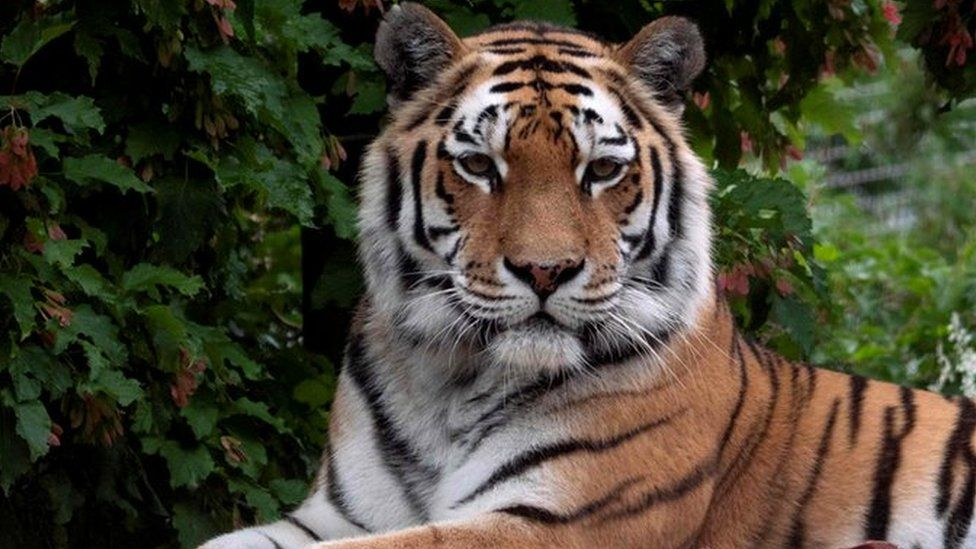
#> input picture OpenCV programs/tiger.jpg, 976 x 549 px
$ python 'Apply Thresholding to an image.py'
#> lines starting #> are read from the running program, lines starting #| are printed output that depends on the picture; after the words box and inside, x2 and y2 are one past the last pixel; in counts of white or black regions, pixels touching at a corner belong together
import cv2
img = cv2.imread("tiger.jpg")
#> img is the input picture: shape (549, 976, 3); mean B, G, R 53.6, 69.4, 73.5
grayImg = cv2.cvtColor(img,cv2.COLOR_BGR2GRAY)
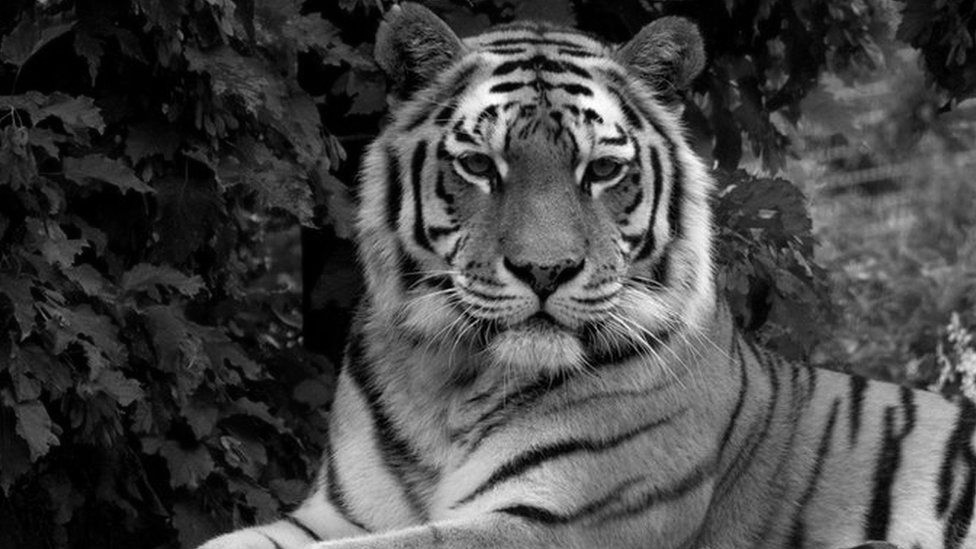
#> grayImg: shape (549, 976); min 0, max 255, mean 68.8
thresImg = cv2.threshold(grayImg,80,255,cv2.THRESH_BINARY)[1]
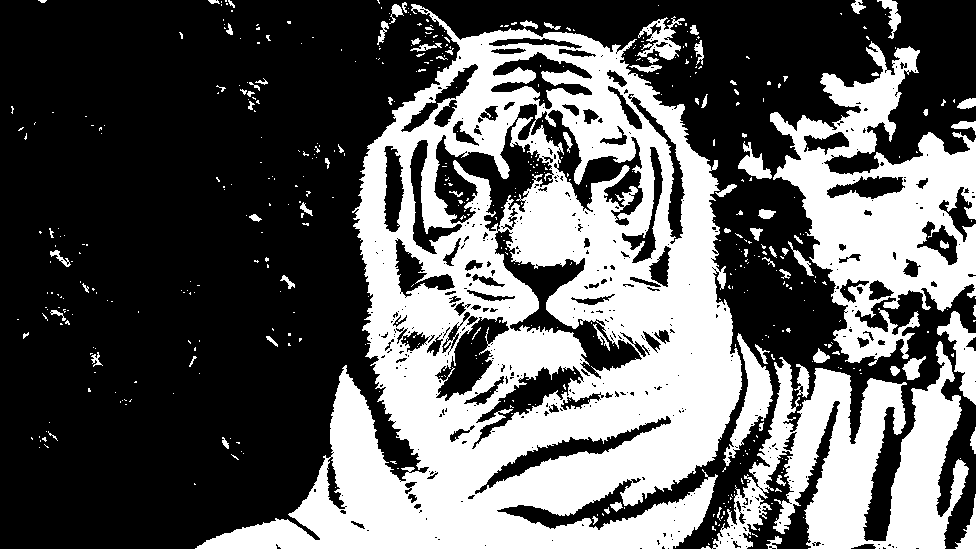
#> thresImg: shape (549, 976); 37.4% white; 524 white regions (438 under 20 px), largest, box (x1, y1, x2, y2) and area: (195, 4, 742, 549) 133779, (770, 41, 976, 366) 28798, (712, 341, 969, 549) 25352
cv2.imwrite("thresholdImage2.jpg",thresImg)
